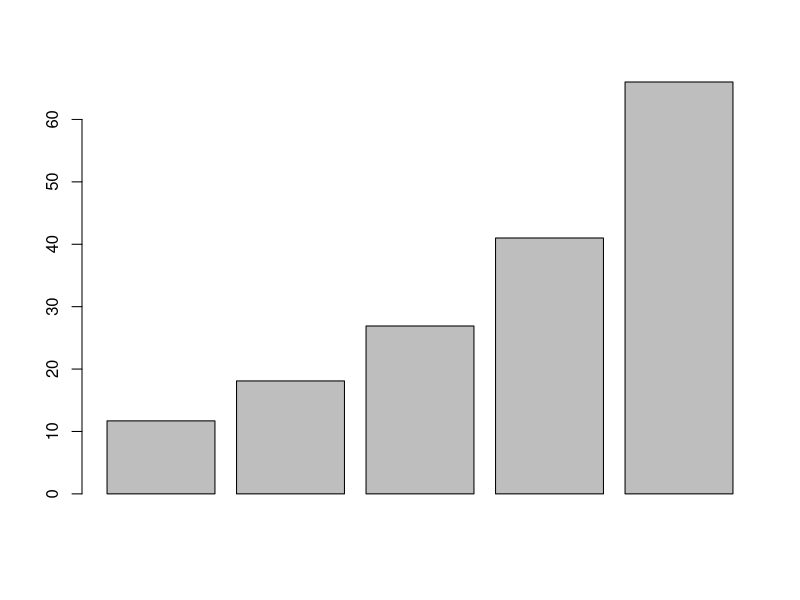
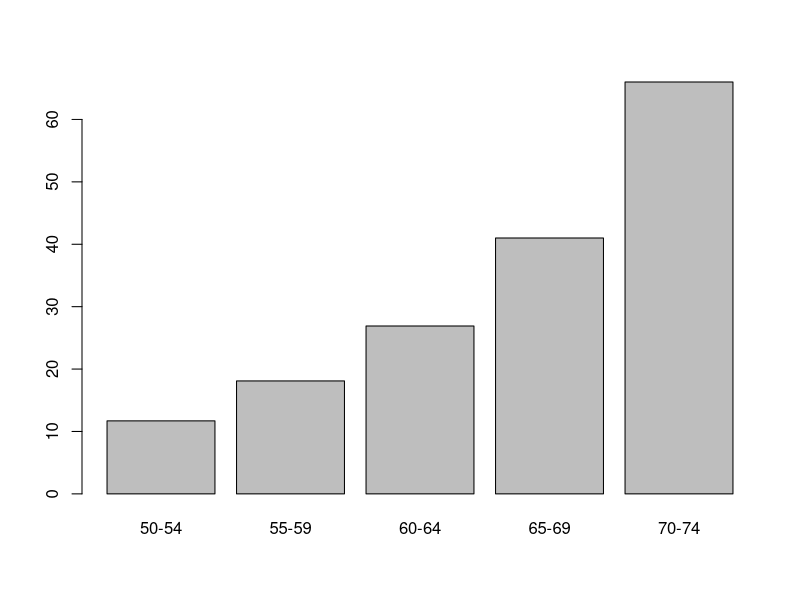
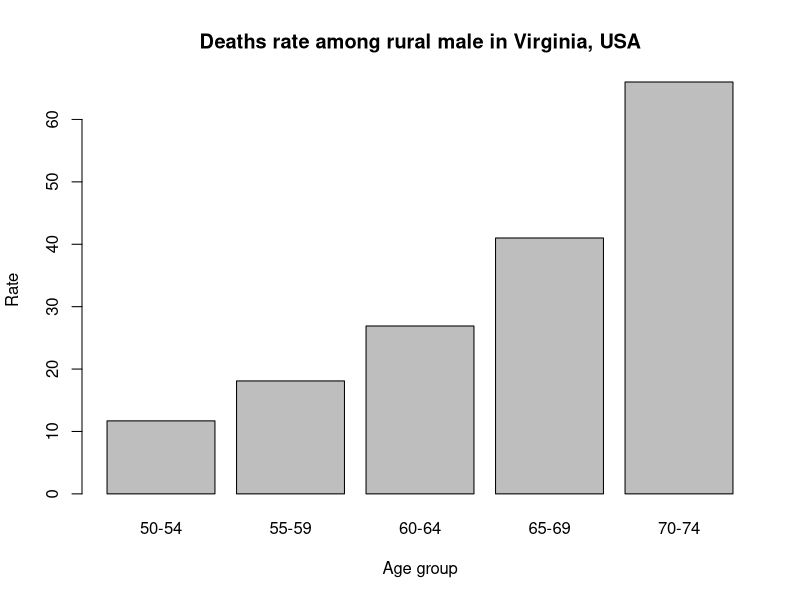
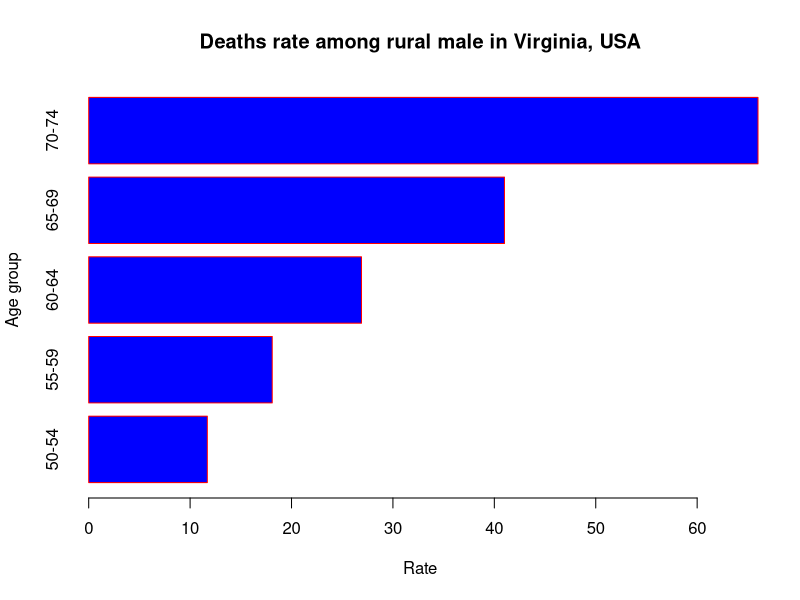
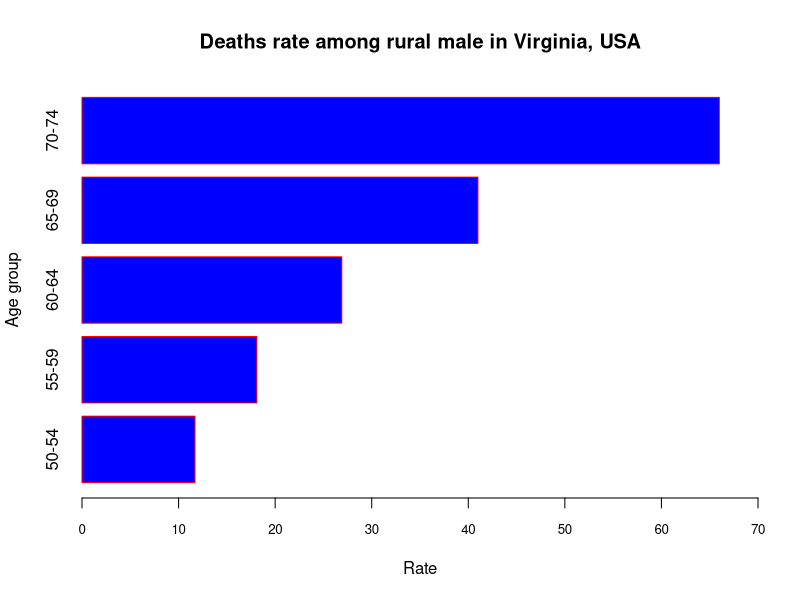
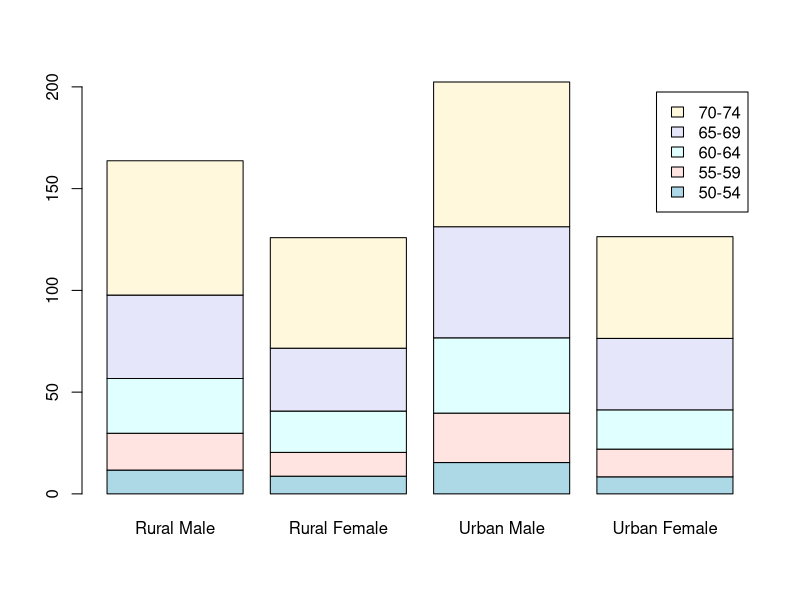

The R source for these figures, in order: (Note: this script raises an error after producing the figures.)
# Built in data in R
# Bar graphs
VADeaths

str(VADeaths)
head(VADeaths)

gd <- as.data.frame(VADeaths)

View(gd)

barplot(gd$`Rural Male`)

barplot(
  gd$`Rural Male`, 
  names.arg = c("50-54", "55-59", "60-64", "65-69", "70-74")
)

barplot(
  gd$`Rural Male`, 
  names.arg = c("50-54", "55-59", "60-64", "65-69", "70-74"),
  main = "Deaths rate among rural male in Virginia, USA",
  xlab = "Age group",
  ylab = "Rate"
)

# Transpose the graph and add color
barplot(
  gd$`Rural Male`, 
  horiz = T,
  names.arg = c("50-54", "55-59", "60-64", "65-69", "70-74"),
  main = "Deaths rate among rural male in Virginia, USA",
  ylab = "Age group",
  xlab = "Rate",
  col="blue",
  border = "red"
)

# Add limit
barplot(
  gd$`Rural Male`, 
  horiz = T,
  names.arg = c("50-54", "55-59", "60-64", "65-69", "70-74"),
  main = "Deaths rate among rural male in Virginia, USA",
  ylab = "Age group",
  xlab = "Rate",
  col="blue",
  border = "red",
  xlim = c(0,70), # add limit to the x axis
  cex.axis = 0.80 # decrease font size
)

# compare all the data in gd
# convert the data frame to matrix to form sub-divided graph
gdm <- as.matrix(gd)
barplot(
  gdm,
  col = c("lightblue", "mistyrose", "lightcyan", "lavender", "cornsilk"),
  legend = rownames(gd)
)

# Adjust the legend position
my_colors <-   col = c("lightblue", "mistyrose", "lightcyan", "lavender", "cornsilk")


#Add legend
# legend ("topright", legend = rownames(gdm)),
# fill = my_colors, box.lty = 0, cex=0.8

# barplot(
#   gdm, 
#   col = my_colors,
#   legend = ("topright")
#   legend =rownames(gdm ),
#   fill = my_colors,
#   box.lty = 0,
#   cex=0.8
# )


barplot(
  gdm,
  col = c("lightblue", "mistyrose", "lightcyan", "lavender", "cornsilk"),
  legend = rownames(gdm),
  beside = T
)


# Pie chart

gd <- as.data.frame(VADeaths)
pie(
  gd$`Rural Male`,
  labels = rownames(gd),
  radius = 1
)

# Add manual color
pie(
  gd$`Rural Male`,
  labels = rownames(gd),
  radius = 1,
  col = c("#999999", "#E69F00", "#56B4E9", "red", "blue")
)

# Add percent and legend
gd$piepercent <- round(100*gd$`Rural Male` / sum(gd$`Rural Male`), 1)
pie(
  gd$`Rural Male`,
  labels = gd$piepercent,
  main = "% Deaths by age groups for Rural male",
  col = rainbow(length(gd$`Rural Male`)),
  
)
legend("topright", c("50-54", "55-59", "60-64", "65-69", "70-74"), cex = 0.8, fill = rainbow(length(gd$`Rural Male`)))


# Line chart
# gdcars
# Don't use line chart if there is not time series data
# line chart or time plot
plot(AirPassengers)

# Intrepretation
# increasing trend on number of air passengers over time period, and seasonality (peak) in the year

# percent is preferable over number because it is comparable
# YT review of new products: dev to dev, arun (british), martis


# For continuous data 
# Histogram (density based), Q-Q ,  Density Plot
# bar diagram are frequency based

gdcar <- as.data.frame(cars)
hist(gdcar$speed)
# bell shaped / 
str(gdcar)

hist(
  gdcar$speed,
  col = "steelblue"
)

# add interval using 
hist(
  gdcar$speed,
  col = "steelblue",
  breaks = 10
)

# Density plot
dens <- density(cars$speed)

# Q-Q plot
# Use q-q plot to test the normality 
# q-q plot, quantile to quantile plot
qqnorm(cars$speed)
qqline(cars$speed, col="red")
# if the points falls in the line , the data is normal distribution, others outside the line are outliers

# statistical test calculating the p value

# Scatter plot
# x(indenpenent variable), y
plot(cars$speed, cars$dist)

plot(
  cars$speed, 
  cars$dist,
  xlab = "Speed",
  ylab = "Distance",
  main = "Speed vs Distance plot"
)

# line of best fit
# linear = pearson coefficient
# non-linear = spearson's correlation coefficient
# parametric test => t-test/ p-test/ one way anova

# BOx plot , see the outliers
boxplot(
  mpg~cyl, data = mtcars
)

# q-q line to see the 
qqnorm(mtcars$mpg)
qqline(mtcars$mpg, col="red")


boxplot(
  mpg~gear, 
  data = mtcars,
  xlab = "Number of cylinders",
  ylab = "Miles per Gallon",
  main = "Mielage Data"
)


